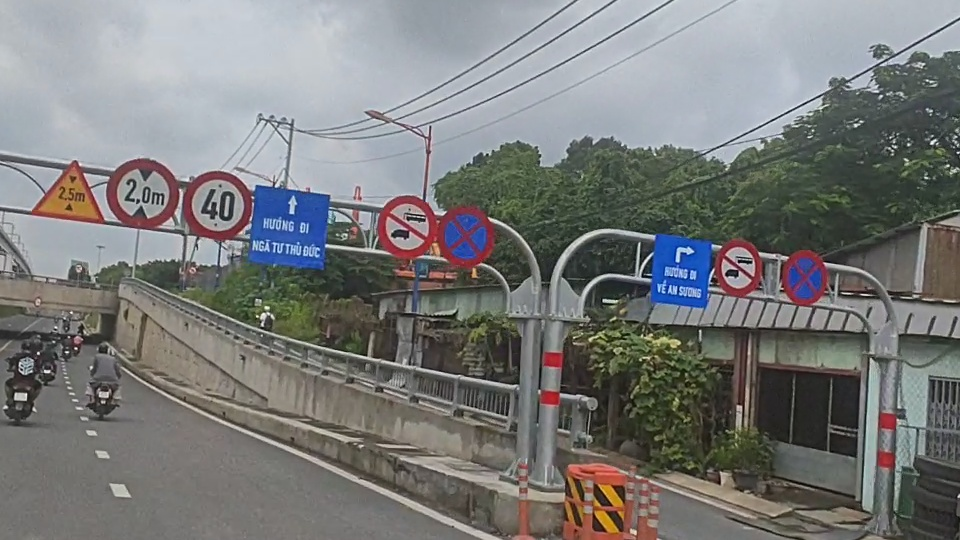
#> input picture data/raw/images/0589.jpg, 960 x 540 px
$ python -i hough_detection.py   (imports and definitions only)
#> lines starting #> are read from the running program, lines starting #| are printed output that depends on the picture
"""Module Xác Minh Hình Học: Biển Báo Hình Tròn (Task 3: Hough Circle Detection).

Sử dụng biến đổi Hough Circle (`cv2.HoughCircles`) để phát hiện các biển báo dạng hình tròn
(biển cấm, biển hiệu lệnh) và tính toán điểm tin cậy (Confidence Score) dựa trên biên Canny và tỷ lệ màu viền.
"""

from typing import Any, Dict, List, Optional, Tuple

import cv2
import numpy as np


# [15 lines left out: function preprocess_for_hough, not called in this run]


def compute_circle_confidence(
    edges: np.ndarray, x: int, y: int, r: int, n_samples: int = 72
) -> float:
    """Tính độ tin cậy của hình tròn dựa trên số lượng điểm biên khớp trên chu vi.

    Lấy mẫu `n_samples` điểm trên đường tròn bán kính `r` và kiểm tra điểm biên trong ma trận Canny.

    Args:
        edges (np.ndarray): Ma trận ảnh biên Canny nhị phân (0 hoặc 255).
        x (int): Tọa độ tâm X của hình tròn.
        y (int): Tọa độ tâm Y của hình tròn.
        r (int): Bán kính R của hình tròn.
        n_samples (int): Số mẫu lấy kiểm tra trên chu vi. Mặc định 72 điểm (mỗi 5 độ).

    Returns:
        float: Độ khớp biên trong khoảng [0.0, 1.0].
    """
    h, w = edges.shape[:2]
    hits = 0
    for i in range(n_samples):
        theta = 2.0 * np.pi * i / n_samples
        px = int(x + r * np.cos(theta))
        py = int(y + r * np.sin(theta))
        if 0 <= px < w and 0 <= py < h:
            region = edges[max(py - 1, 0) : py + 2, max(px - 1, 0) : px + 2]
            if region.size > 0 and region.max() > 0:
                hits += 1
    return float(hits / n_samples)


# [24 lines left out: function _ring_color_ratio, not called in this run]


def detect_circles(
    gray: np.ndarray,
    image_bgr: Optional[np.ndarray] = None,
    dp: float = 1.2,
    min_dist: float = 30.0,
    param1: float = 100.0,
    param2: float = 30.0,
    min_radius: int = 10,
    max_radius: int = 100,
    min_color_ratio: Optional[float] = None,
) -> List[Dict[str, Any]]:
    """Phát hiện và xác minh biển báo hình tròn bằng biến đổi Hough Circles.

    Args:
        gray (np.ndarray): Ảnh xám đã qua tiền xử lý.
        image_bgr (Optional[np.ndarray]): Ảnh BGR gốc để kiểm tra màu sắc viền nhẫn.
        dp (float): Tỉ số nghịch đảo độ phân giải tích lũy (Accumulator resolution).
        min_dist (float): Khoảng cách tối thiểu giữa tâm các hình tròn phát hiện được.
        param1 (float): Ngưỡng trên cho bộ dò biên Canny (ngưỡng dưới bằng param1/2).
        param2 (float): Ngưỡng tích lũy cho tâm hình tròn (accumulator threshold).
        min_radius (int): Bán kính nhỏ nhất cần tìm.
        max_radius (int): Bán kính lớn nhất cần tìm.
        min_color_ratio (Optional[float]): Tỷ lệ màu tối thiểu trên viền nhẫn.

    Returns:
        List[Dict[str, Any]]: Danh sách từ điển các hình tròn đủ điều kiện gồm tâm x, y, radius, bounding_box, confidence.
    """
    if gray is None or gray.size == 0:
        return []

    circles = cv2.HoughCircles(
        gray,
        cv2.HOUGH_GRADIENT,
        dp=dp,
        minDist=min_dist,
        param1=param1,
        param2=param2,
        minRadius=min_radius,
        maxRadius=max_radius,
    )
    results: List[Dict[str, Any]] = []
    if circles is None:
        return results

    edges = cv2.Canny(gray, int(param1 // 2), int(param1))
    circles_arr = np.round(circles[0, :]).astype(int)

    for x, y, r in circles_arr:
        color_ratio = None
        if image_bgr is not None:
            color_ratio = _ring_color_ratio(image_bgr, x, y, r)
            if min_color_ratio is not None and color_ratio < min_color_ratio:
                continue

        edge_conf = compute_circle_confidence(edges, x, y, r)
        confidence = (
            edge_conf * (0.5 + 0.5 * min(color_ratio, 1.0))
            if color_ratio is not None
            else edge_conf
        )

        height, width = gray.shape[:2]
        bbox_x, bbox_y = max(int(x - r), 0), max(int(y - r), 0)
        bbox_x2, bbox_y2 = min(int(x + r), width), min(int(y + r), height)
        bbox_w, bbox_h = bbox_x2 - bbox_x, bbox_y2 - bbox_y

        if bbox_w <= 0 or bbox_h <= 0:
            continue

        results.append(
            {
                "x": int(x),
                "y": int(y),
                "radius": int(r),
                "bounding_box": [bbox_x, bbox_y, bbox_w, bbox_h],
                "confidence": round(float(confidence), 4),
                "source": "circle",
            }
        )

    return results


# [22 lines left out: function draw_circles, not called in this run]

>>> import cv2
>>> picture = cv2.imread('../data/raw/images/0589.jpg', cv2.IMREAD_GRAYSCALE)
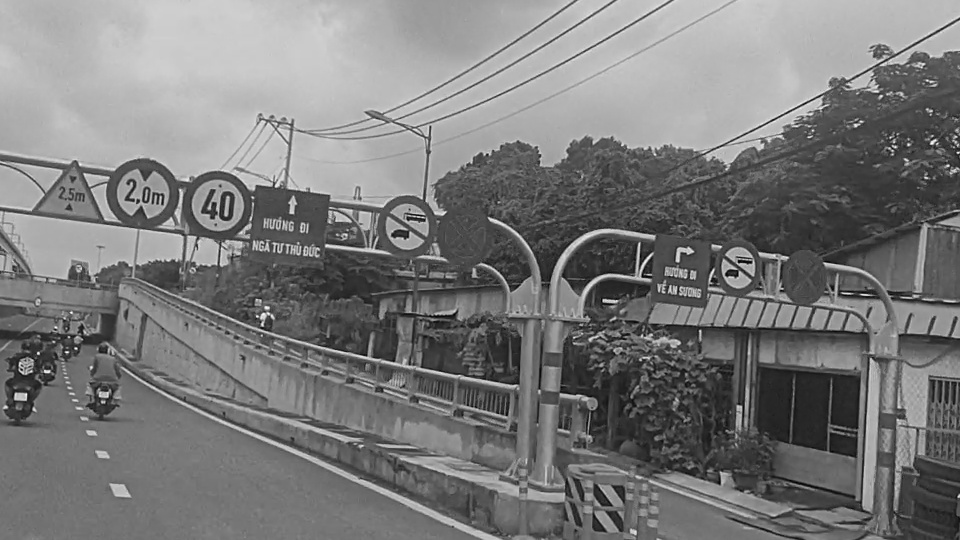
#> picture: shape (540, 960); min 0, max 254, mean 122.2
>>> result = detect_circles(picture)
#> in detect_circles, `circles = cv2.HoughCircles( gray, cv2.HOUGH_GRADIENT, dp=dp, minDist=m..`: circles = 311 rows, first 8: [617.4, 244.2, 99.28], [485.4, 299.4, 99.28], [402.6, 294.6, 99.28], [651, 257.4, 99.28], [628.2, 280.2, 92.68], [565.8, 407.4, 95.32], [599.4, 408.6, 94], [659.4, 292.2, 99.28]
#> in detect_circles, `edges = cv2.Canny(gray, int(param1 // 2), int(param1))`:
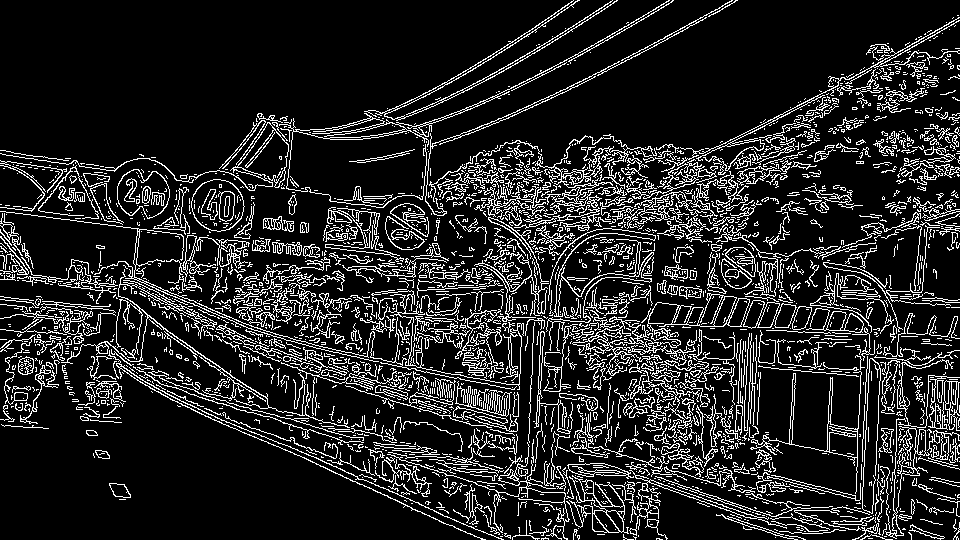
#> edges: shape (540, 960); 14.5% white in thin lines or dots
#> in detect_circles, `circles_arr = np.round(circles[0, :]).astype(int)`: circles_arr = 311 rows, first 8: [617, 244, 99], [485, 299, 99], [403, 295, 99], [651, 257, 99], [628, 280, 93], [566, 407, 95], [599, 409, 94], [659, 292, 99]
#> the loop in detect_circles, `for x, y, r in circles_arr:` made 311 passes
#> (x, y, r, edge_conf, confidence, bbox_x, bbox_y, bbox_x2) on passes 1 to 3: (617, 244, 99, 0.861, 0.861, 518, 145, 716), (485, 299, 99, 0.764, 0.764, 386, 200, 584), (403, 295, 99, 0.778, 0.778, 304, 196, 502)

$ run again, on data/raw/images/0667.jpg
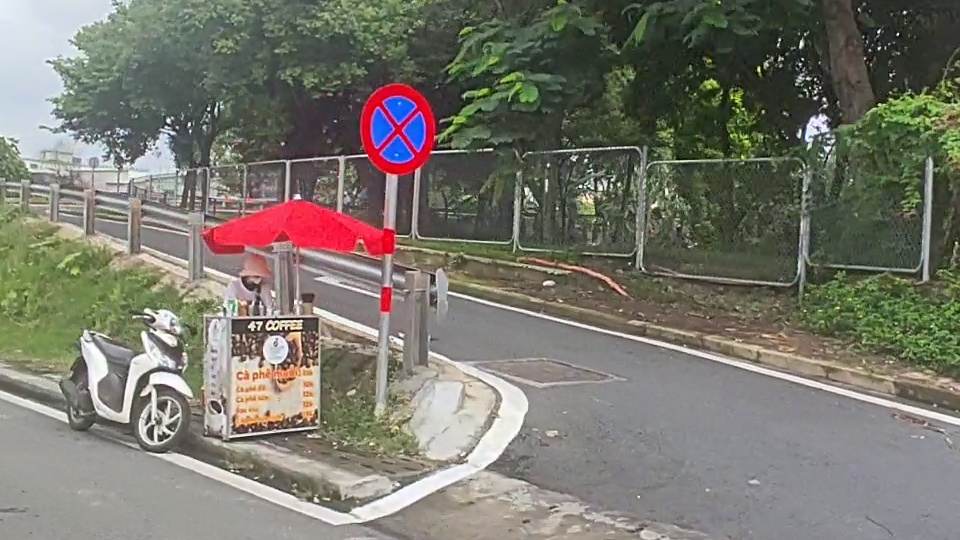
#> input picture data/raw/images/0667.jpg, 960 x 540 px
#> `picture = cv2.imread('../data/raw/images/0589.jpg', cv2.IMREAD_GRAYSCA..`:
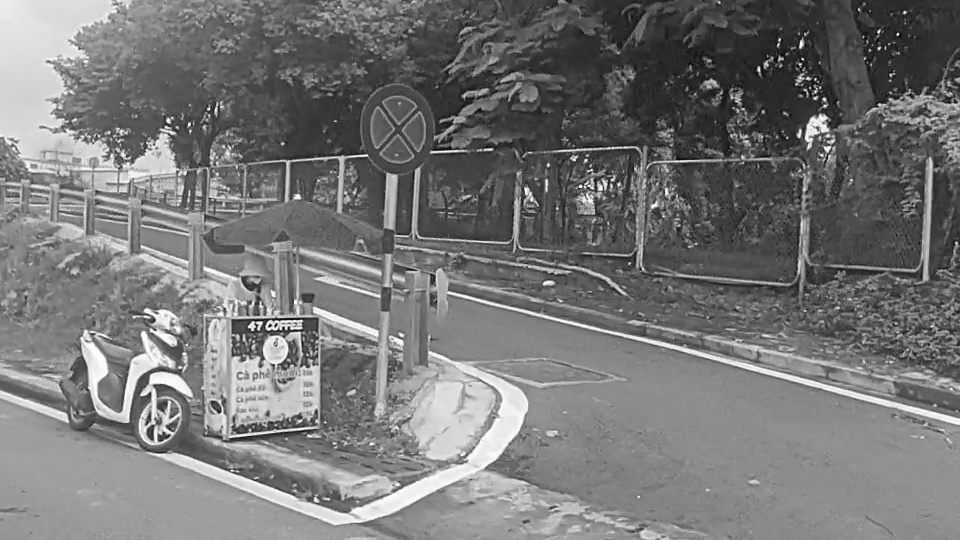
#> picture: shape (540, 960); min 0, max 255, mean 118.3
#> circles = 363 rows, first 8: [718.2, 258.6, 99.28], [726.6, 214.2, 95.32], [810.6, 253.8, 97.96], [541.8, 172.2, 99.28], [847.8, 268.2, 99.28], [235.8, 244.2, 99.28], [191.4, 265.8, 95.32], [282.6, 259.8, 99.28]
#> in detect_circles, `edges = cv2.Canny(gray, int(param1 // 2), int(param1))`:
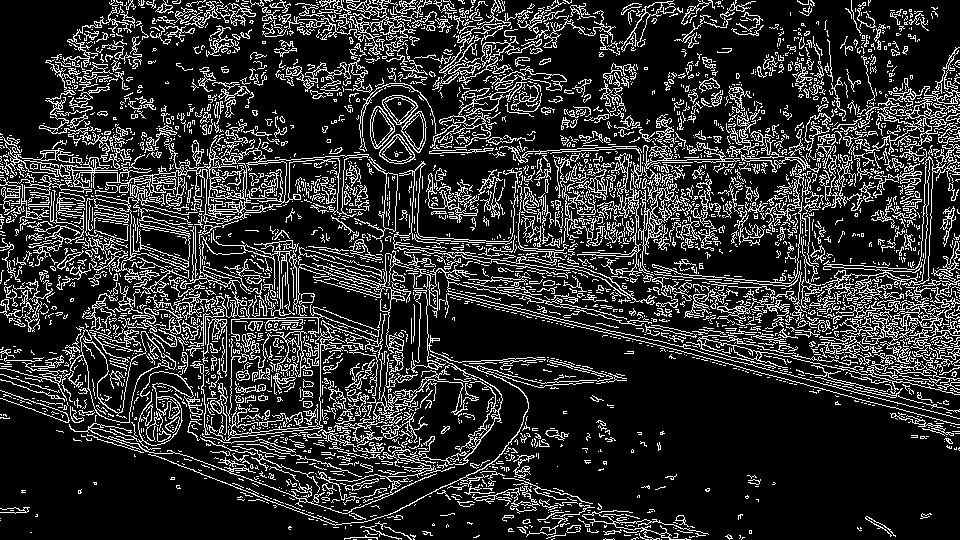
#> edges: shape (540, 960); 18.4% white in thin lines or dots
#> circles_arr = 363 rows, first 8: [718, 259, 99], [727, 214, 95], [811, 254, 98], [542, 172, 99], [848, 268, 99], [236, 244, 99], [191, 266, 95], [283, 260, 99]
#> the loop in detect_circles, `for x, y, r in circles_arr:` made 363 passes
#> (x, y, r, edge_conf, confidence, bbox_x, bbox_y, bbox_x2) on passes 1 to 3: (718, 259, 99, 0.889, 0.889, 619, 160, 817), (727, 214, 95, 0.792, 0.792, 632, 119, 822), (811, 254, 98, 0.778, 0.778, 713, 156, 909)

$ run again, on data/raw/images/0902.jpg
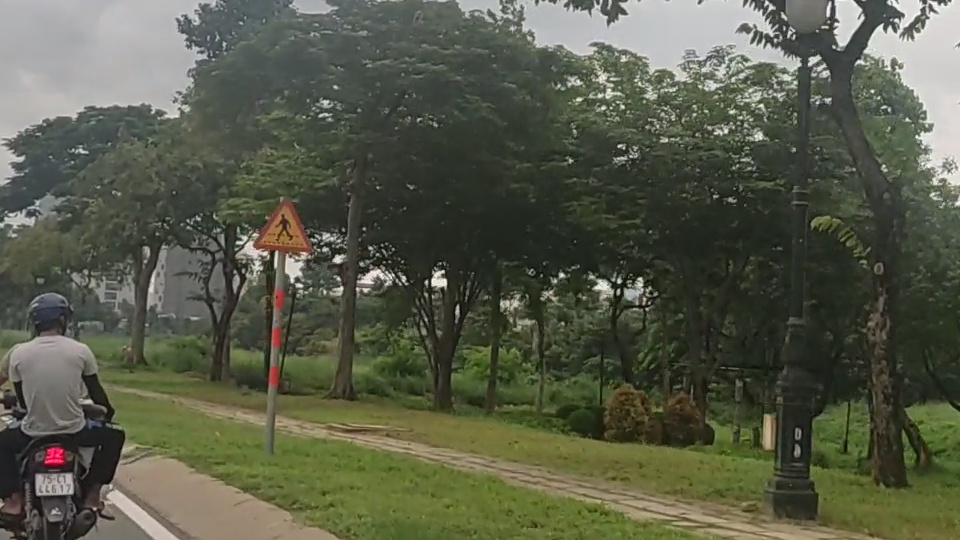
#> input picture data/raw/images/0902.jpg, 960 x 540 px
#> `picture = cv2.imread('../data/raw/images/0589.jpg', cv2.IMREAD_GRAYSCA..`:
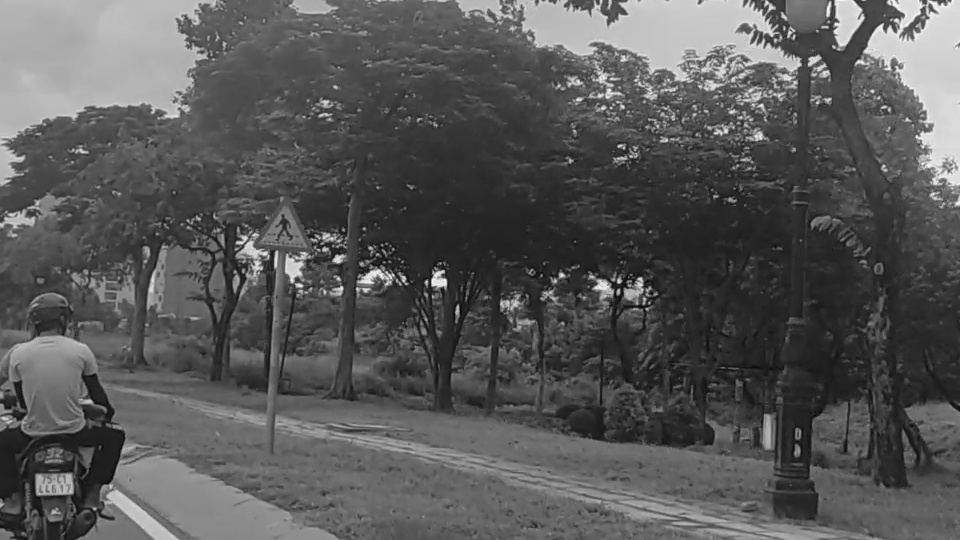
#> picture: shape (540, 960); min 0, max 255, mean 88
#> circles = 351 rows, first 8: [328.2, 346.2, 99.28], [367.8, 353.4, 87.4], [659.4, 166.2, 94], [179.4, 349.8, 99.28], [451.8, 381, 84.76], [581.4, 355.8, 80.8], [96.6, 372.6, 91.36], [697.8, 444.6, 80.8]
#> in detect_circles, `edges = cv2.Canny(gray, int(param1 // 2), int(param1))`:
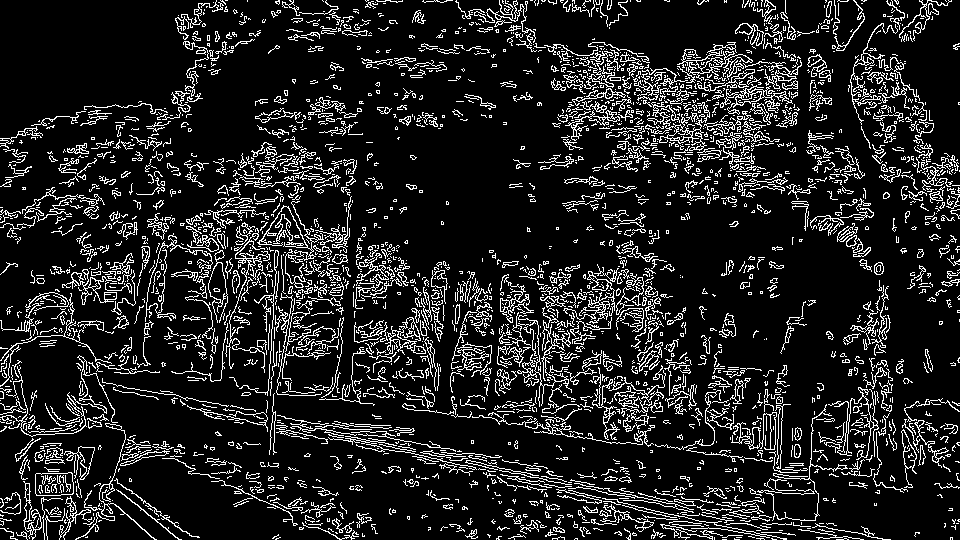
#> edges: shape (540, 960); 13.2% white in thin lines or dots
#> circles_arr = 351 rows, first 8: [328, 346, 99], [368, 353, 87], [659, 166, 94], [179, 350, 99], [452, 381, 85], [581, 356, 81], [97, 373, 91], [698, 445, 81]
#> the loop in detect_circles, `for x, y, r in circles_arr:` made 351 passes
#> (x, y, r, edge_conf, confidence, bbox_x, bbox_y, bbox_x2) on passes 1 to 3: (328, 346, 99, 0.708, 0.708, 229, 247, 427), (368, 353, 87, 0.653, 0.653, 281, 266, 455), (659, 166, 94, 0.639, 0.639, 565, 72, 753)

$ run again, on data/raw/images/1271.jpg
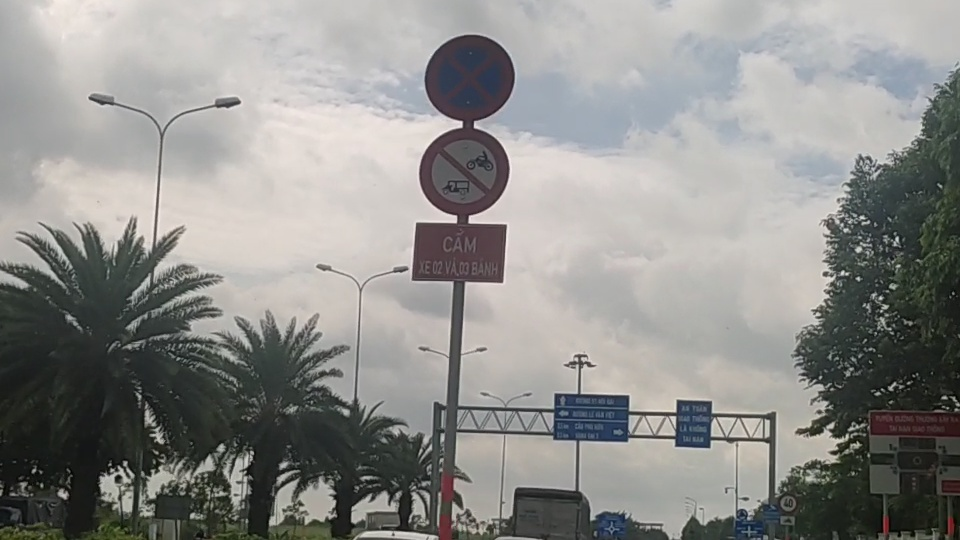
#> input picture data/raw/images/1271.jpg, 960 x 540 px
#> circles = 204 rows, first 8: [265.8, 438.6, 99.28], [138.6, 438.6, 99.28], [226.2, 400.2, 88.72], [877.8, 357, 75.52], [228.6, 437.4, 99.28], [366.6, 442.2, 95.32], [180.6, 400.2, 94], [257.4, 397.8, 99.28]
#> in detect_circles, `edges = cv2.Canny(gray, int(param1 // 2), int(param1))`:
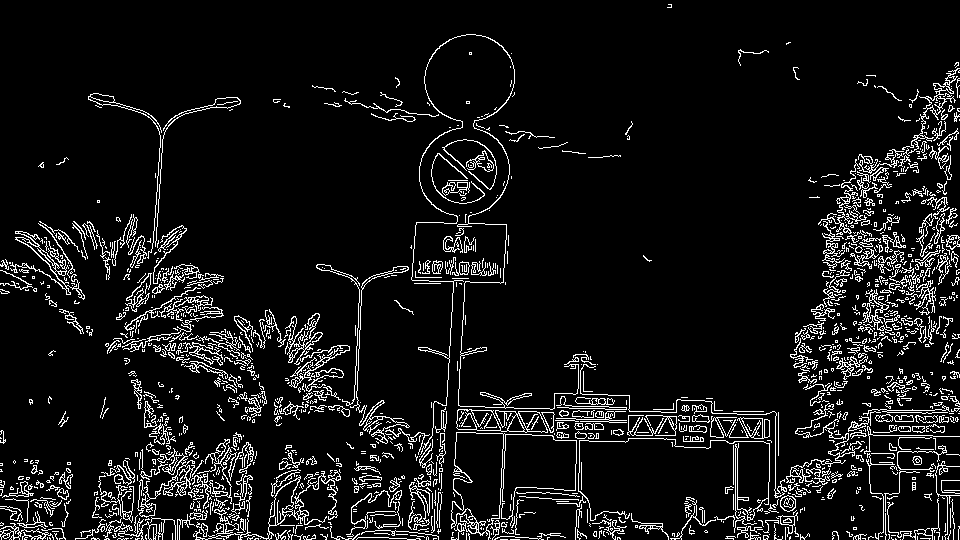
#> edges: shape (540, 960); 8.1% white in thin lines or dots
#> circles_arr = 204 rows, first 8: [266, 439, 99], [139, 439, 99], [226, 400, 89], [878, 357, 76], [229, 437, 99], [367, 442, 95], [181, 400, 94], [257, 398, 99]
#> the loop in detect_circles, `for x, y, r in circles_arr:` made 204 passes
#> (x, y, r, edge_conf, confidence, bbox_x, bbox_y, bbox_x2) on passes 1 to 3: (266, 439, 99, 0.708, 0.708, 167, 340, 365), (139, 439, 99, 0.625, 0.625, 40, 340, 238), (226, 400, 89, 0.611, 0.611, 137, 311, 315)
